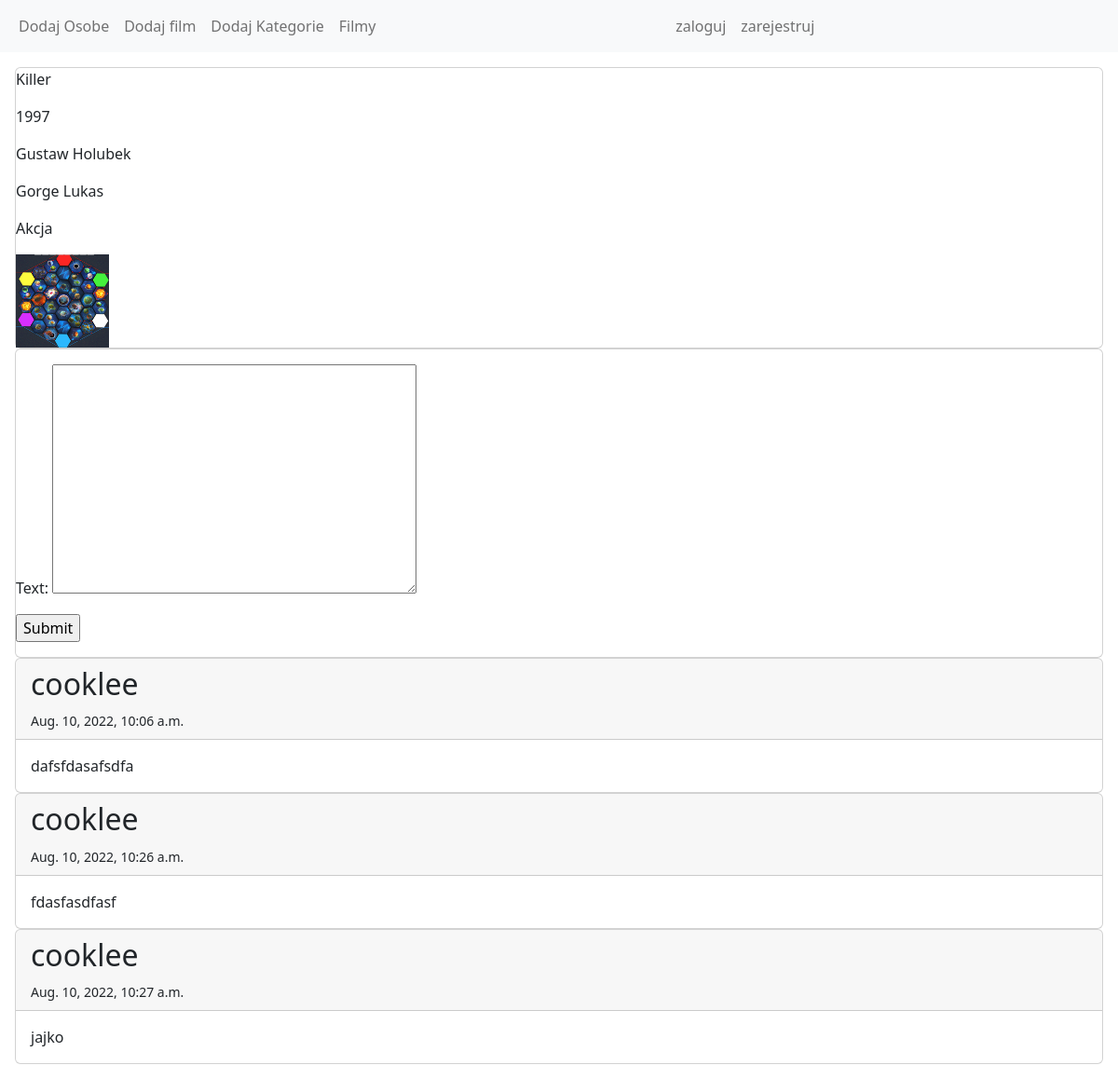
Page /movies/movie/2/ on the committed database.
### filmy/models.py (models this page shows, shortened)
class Film(models.Model):
    title = models.CharField(max_length=128)
    year = models.IntegerField()
    director = models.ForeignKey(Person, on_delete=models.CASCADE, related_name='directed')
    screenwriter = models.ForeignKey(Person, on_delete=models.CASCADE, related_name='written')
    category = models.ForeignKey(Category, on_delete=models.CASCADE)

class Person(models.Model):
    first_name = models.CharField(max_length=128)
    last_name = models.CharField(max_length=128)
    photo = models.ImageField(null=True)
    def __str__(self):
        return f"{self.first_name} {self.last_name}"

class Category(models.Model):
    name = models.CharField(max_length=125)
    def __str__(self):
        return self.name

class Comment(models.Model):
    text = models.TextField()
    date = models.DateTimeField(auto_now_add=True)
    author = models.ForeignKey(User, on_delete=models.CASCADE)
    movie = models.ForeignKey(Film, on_delete=models.CASCADE)

### filmy/views.py (the view)
# urls.py: path('movie/<int:pk>/', views.MovieDetailView.as_view(), name='detail_movie'),
class MovieDetailView(DetailView):
    model = Film
    template_name = 'filmy/film_detail_view.html'
    def get_context_data(self, **kwargs):
        data = super().get_context_data(**kwargs)
        form = AddCommentForm()
        data.update({'form': form, 'ptaszek': 'sikorka'})
        return data

### filmy/forms.py
class AddCommentForm(forms.ModelForm):
    class Meta:
        model = Comment
        fields = ['text']

### filmy/templates/filmy/film_detail_view.html (shortened to what this page needs)
{% extends 'base.html' %}
{% block content %}
    <div class="card">
        <p>{{ object.title }}</p>
        <p> {{ object.year }}</p>
        <p> {{ object.director }}</p>
        <p> {{ object.screenwriter }}</p>
        <p> {{ object.category }}</p>
    <img src="{{ object.director.photo.url }}" width="100px" height="100px">
    </div>
    <div class="card">
        <p>
            <form method="post" action="{% url 'add_comment_generic' object.pk %}">
                {{ form.as_p }}
                <input type="submit">
            </form>
        </p>
    </div>
    {% for comment in object.comment_set.all %}
    <div class="card">
        <div class="card-header"><h2>{{ comment.author }}</h2><small>{{ comment.date }}</small></div>
        <div class="card-body">
            {{ comment.text }}
            </div>
    </div>
    {% endfor %}
{% endblock %}

### templates/base.html (shortened to what this page needs)
{% load static %}
{% include 'header.html' %}
<body>
{% include 'top_navbar.html' %}
<div class="m-3">
{% block content %}
{% endblock %}
</div>
</body>
</html>

### templates/header.html (shortened to what this page needs)
{% load static %}
<!doctype html>
<html lang="en">
<head>
    <link href="{% static 'bootstrap-5.2.0-dist/css/bootstrap.css' %}" rel="stylesheet">
</head>

### accounts/templates/top_navbar.html
<nav class="navbar navbar-expand-lg bg-light">
    <div class="container-fluid">
        {% include 'links.html' %}
        {% include 'accounts/login_panel.html' %}
    </div>
</nav>

### templates/links.html
<div class="collapse navbar-collapse" id="navbarNav">
    <ul class="navbar-nav">
        <li class="nav-item">
            <a class="nav-link" href="{% url 'add_person' %}">Dodaj Osobe</a>
        </li>
        <li class="nav-item">
            <a class="nav-link" href="{% url 'add_movie' %}">Dodaj film</a>
        </li>
        <li class="nav-item">
            <a class="nav-link" href="{% url 'add_category' %}">Dodaj Kategorie</a>
        </li>
        <li class="nav-item">
            <a class="nav-link" href="{% url 'movie_list' %}">Filmy</a>
        </li>
    </ul>
</div>

### accounts/templates/accounts/login_panel.html
<div class="collapse navbar-collapse" id="navbarNav">
    <ul class="navbar-nav">
        {% if user.is_authenticated %}
            <li class="nav-item">
                <a class="nav-link" href="{% url 'logout' %}">wyloguj</a>
            </li>
        {% else %}
            <li class="nav-item">
                <a class="nav-link" href="{% url 'login' %}">zaloguj</a>
            </li>
            <li class="nav-item">
                <a class="nav-link" href="{% url 'add_user' %}">zarejestruj</a>
            </li>
        {% endif %}
    </ul>
</div>

### rows in the picture
Film: title "Killer", year "1997", director "Gustaw Holubek", screenwriter "Gorge Lukas", category "Akcja", director.photo (picture)
Comment: author "cooklee", date "Aug. 10, 2022, 10:06 a.m.", text "dafsfdasafsdfa"
Comment: author "cooklee", date "Aug. 10, 2022, 10:26 a.m.", text "fdasfasdfasf"
Comment: author "cooklee", date "Aug. 10, 2022, 10:27 a.m.", text "jajko"
